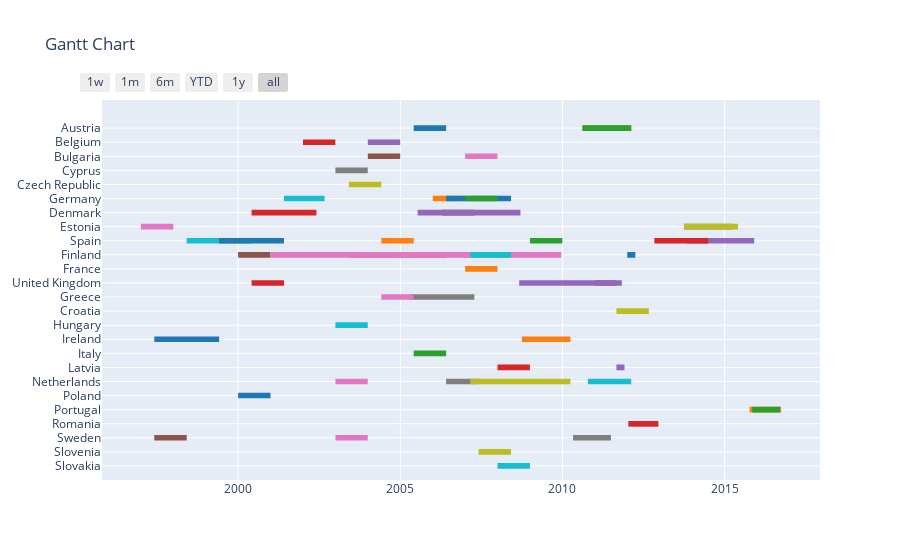

Write notebook code for a chart like this one.
### Code cell
fig = ff.create_gantt(df_gantt, group_tasks=True, showgrid_x=True, showgrid_y=True)
fig.show()
